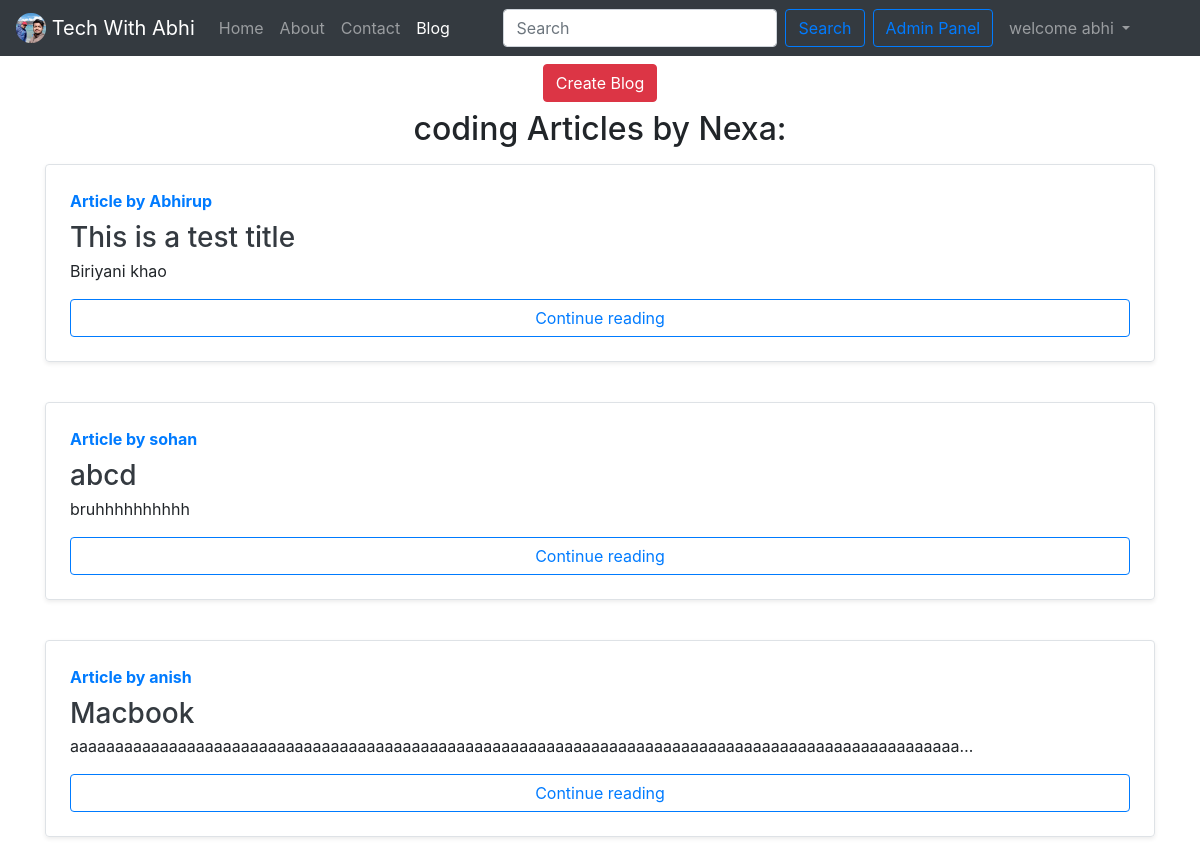
Page /blog/ (signed in) on the committed database.
### blog/models.py (models this page shows, shortened)
class Post(models.Model):
    sno = models.AutoField(primary_key = True)
    title = models.CharField(max_length=255)
    content = models.CharField(max_length=1000)
    author = models.CharField(max_length=100)
    slug = models.CharField(max_length=130)
    views = models.IntegerField(default=0)
    timeStamp = models.DateTimeField(blank=True)

### blog/views.py (the view)
# urls.py: path('', views.blogHome , name='blogHome'),
def blogHome(request):
    allPosts = Post.objects.all()
    context = {'allPosts': allPosts}
    return render(request, 'blog/blogHome.html', context)

### templates/blog/blogHome.html (shortened to what this page needs)
{% extends 'base.html' %}
{% block blogactive%} active {% endblock blogactive%}
{% block body %}
{% if user.is_authenticated %}
<center> <a href="home\test.html" class="btn btn-danger my-2">Create Blog</a></center>
{% else %}
<center> <a href="#" class="btn btn-danger my-2 disabled">Log in to Create Blog</a></center>
{% endif %}
<center><h2> coding Articles by Nexa:</h2></center>
{% for post in allPosts  %}
<div class = "container my-3">
<div class="row ">
    <div class="col">
      <div class="row no-gutters border rounded overflow-hidden flex-md-row mb-4 shadow-sm h-md-250 position-relative">
        <div class="col p-4 d-flex flex-column position-static">
          <strong class="d-inline-block mb-2 text-primary">Article by {{post.author}}</strong>
          <h3 class="mb-0"><a class="text-dark"href="/blog/{{post.slug}}">{{post.title}}</a></h3>
          <p class="card-text mb-auto"><div class="preview">{{post.content|safe | truncatechars:100 }}</div></p>
           <a href="/blog/{{post.slug}}" role="button" class="btn btn-outline-primary">Continue reading</a>
        </div>
      </div>
    </div>
  </div>
</div>
{% endfor %}
{% endblock body %}

### templates/base.html (shortened to what this page needs)
<!doctype html>
<html lang="en">
<head>
  <link rel="stylesheet" href="https://stackpath.bootstrapcdn.com/bootstrap/4.4.1/css/bootstrap.min.css"
>
</head>
<body>
  <nav class="navbar navbar-expand-lg navbar-dark bg-dark">
    <a class="navbar-brand" href="/">
      <img src="/static/img/circle-cropped.png" width="30" height="30" class="d-inline-block align-top" alt="">
      Tech With Abhi</a>
    <div class="collapse navbar-collapse" id="navbarSupportedContent">
      <ul class="navbar-nav mr-auto">
        <li class="nav-item {% block homeactive%} {% endblock homeactive%}">
          <a class="nav-link" href="/">Home <span class="sr-only">(current)</span></a>
        </li>
        <li class="nav-item {% block aboutactive%} {% endblock aboutactive%}">
          <a class="nav-link" href="/about">About </a>
        </li>
        <li class="nav-item {% block contactactive%}  {% endblock contactactive%}">
          <a class="nav-link" href="/contact">Contact</a>
        </li>
        <li class="nav-item {% block blogactive%} {% endblock blogactive%}">
          <a class="nav-link" href="/blog">Blog</a>
        </li>
      </ul>
      <form method="get" action='/search' class="form-inline my-2 my-lg-0">
        <input class="form-control mr-sm-2" type="search" placeholder="Search" aria-label="Search" name="query"
          id="query">
        <button class="btn btn-outline-primary my-2 my-sm-0" type="submit">Search</button>
      </form>
      <a href="/admin" role="button" target="_blank" class="btn btn-outline-primary m-2 my-sm-0">Admin Panel</a>
      {% if user.is_authenticated %}
      <ul class="navbar-nav mr-auto">
        <li class="nav-item dropdown">
          <a class="nav-link dropdown-toggle" href="#" id="navbarDropdown" role="button" data-toggle="dropdown"
            aria-haspopup="true" aria-expanded="false">
            welcome {{request.user}}
          </a>
        </li>
      </ul>
      {% endif %}
    </div>
  </nav>
  {% block body %}
  {% endblock body %}
</body>
</html>

### rows in the picture
Post: author "Abhirup", title "This is a test title", content "Biriyani khao"
Post: author "sohan", title "abcd", content "bruhhhhhhhhhh"
Post: author "anish", title "Macbook", content "aaaaaaaaaaaaaaaaaaaaaaaaaaaaaaaaaaaaaaaaaaaaaaaaaaaaaaaaaaaaaaaaaaaaaaaaaaaaaaaaaaaaaaaaaaaaaaaaaaa…"

### other values in the picture
{{ request.user }} "abhi"
